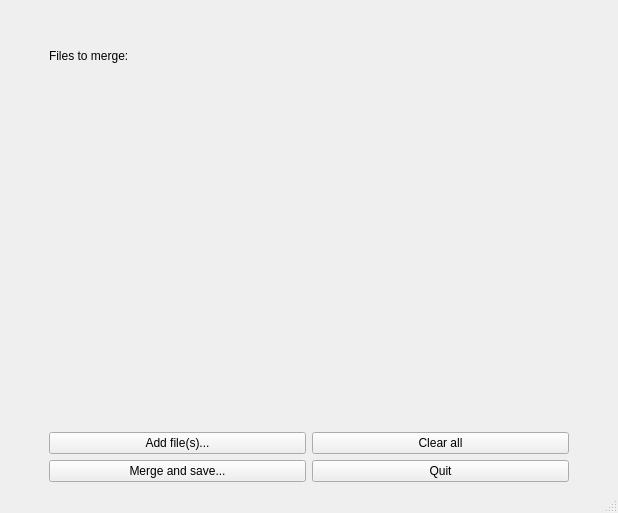
<?xml version="1.0" encoding="UTF-8"?>
<ui version="4.0">
 <class>MainWindow</class>
 <widget class="QMainWindow" name="MainWindow">
  <property name="geometry">
   <rect>
    <x>0</x>
    <y>0</y>
    <width>618</width>
    <height>513</height>
   </rect>
  </property>
  <property name="windowTitle">
   <string>PDF merging tool</string>
  </property>
  <widget class="QWidget" name="centralwidget">
   <layout class="QVBoxLayout" name="verticalLayout">
    <item>
     <layout class="QGridLayout" name="gridLayout">
      <item row="2" column="1">
       <widget class="QLabel" name="label">
        <property name="sizePolicy">
         <sizepolicy hsizetype="Minimum" vsizetype="Preferred">
          <horstretch>0</horstretch>
          <verstretch>0</verstretch>
         </sizepolicy>
        </property>
        <property name="text">
         <string>Files to merge:</string>
        </property>
        <property name="alignment">
         <set>Qt::AlignLeading|Qt::AlignLeft|Qt::AlignTop</set>
        </property>
       </widget>
      </item>
      <item row="5" column="1">
       <widget class="QPushButton" name="btnMerge">
        <property name="text">
         <string>Merge and save...</string>
        </property>
       </widget>
      </item>
      <item row="3" column="0">
       <spacer name="horizontalSpacer">
        <property name="orientation">
         <enum>Qt::Horizontal</enum>
        </property>
        <property name="sizeType">
         <enum>QSizePolicy::Fixed</enum>
        </property>
        <property name="sizeHint" stdset="0">
         <size>
          <width>40</width>
          <height>20</height>
         </size>
        </property>
       </spacer>
      </item>
      <item row="3" column="1" colspan="2">
       <widget class="QLabel" name="lblFiles">
        <property name="enabled">
         <bool>true</bool>
        </property>
        <property name="sizePolicy">
         <sizepolicy hsizetype="Preferred" vsizetype="Expanding">
          <horstretch>0</horstretch>
          <verstretch>0</verstretch>
         </sizepolicy>
        </property>
        <property name="text">
         <string/>
        </property>
        <property name="alignment">
         <set>Qt::AlignLeading|Qt::AlignLeft|Qt::AlignTop</set>
        </property>
       </widget>
      </item>
      <item row="5" column="2">
       <widget class="QPushButton" name="btnQuit">
        <property name="text">
         <string>Quit</string>
        </property>
       </widget>
      </item>
      <item row="4" column="1">
       <widget class="QPushButton" name="btnAddFiles">
        <property name="text">
         <string>Add file(s)...</string>
        </property>
       </widget>
      </item>
      <item row="4" column="2">
       <widget class="QPushButton" name="btnClearAll">
        <property name="text">
         <string>Clear all</string>
        </property>
       </widget>
      </item>
      <item row="3" column="3">
       <spacer name="horizontalSpacer_2">
        <property name="orientation">
         <enum>Qt::Horizontal</enum>
        </property>
        <property name="sizeType">
         <enum>QSizePolicy::Fixed</enum>
        </property>
        <property name="sizeHint" stdset="0">
         <size>
          <width>40</width>
          <height>20</height>
         </size>
        </property>
       </spacer>
      </item>
      <item row="1" column="1">
       <spacer name="verticalSpacer">
        <property name="orientation">
         <enum>Qt::Vertical</enum>
        </property>
        <property name="sizeType">
         <enum>QSizePolicy::Fixed</enum>
        </property>
        <property name="sizeHint" stdset="0">
         <size>
          <width>20</width>
          <height>40</height>
         </size>
        </property>
       </spacer>
      </item>
     </layout>
    </item>
   </layout>
  </widget>
  <widget class="QMenuBar" name="menubar">
   <property name="geometry">
    <rect>
     <x>0</x>
     <y>0</y>
     <width>618</width>
     <height>21</height>
    </rect>
   </property>
  </widget>
  <widget class="QStatusBar" name="statusbar"/>
 </widget>
 <resources/>
 <connections/>
</ui>
